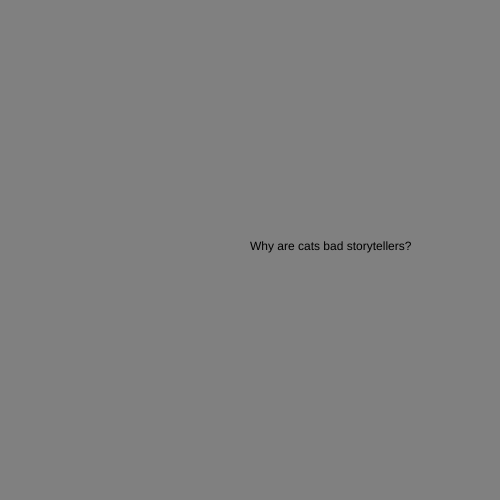
Frame 1 (no input)
Frame 60 (no input): identical to frame 1, image omitted
Frame 120 (the mouse pressed at the canvas centre since frame 60): identical to frame 1, image omitted

The p5.js sketch that drew this single still picture (run headless with seeded random() and noise() and a simulated clock; from frame 60 on, the mouse is pressed at the canvas centre):

// p5.js sketch
// ── sketch.js
let state = 0;
let timer = 0;



function setup() {
  createCanvas(500, 500);
}

function draw() {
  switch (state) {
    case 0:
    background("grey") ;
    text("Why are cats bad storytellers?", width / 2, height / 2,);
    break;

    case 1: 
    background("blue");
    text("Because they only have one tale", width / 2, height / 2);

    break;
    
    
  }
timer++ ;
if (timer > 4 * 60) {
  timer = 0; 
  state++
  if (state > 2) {
    state = 0;
  }
}


}
